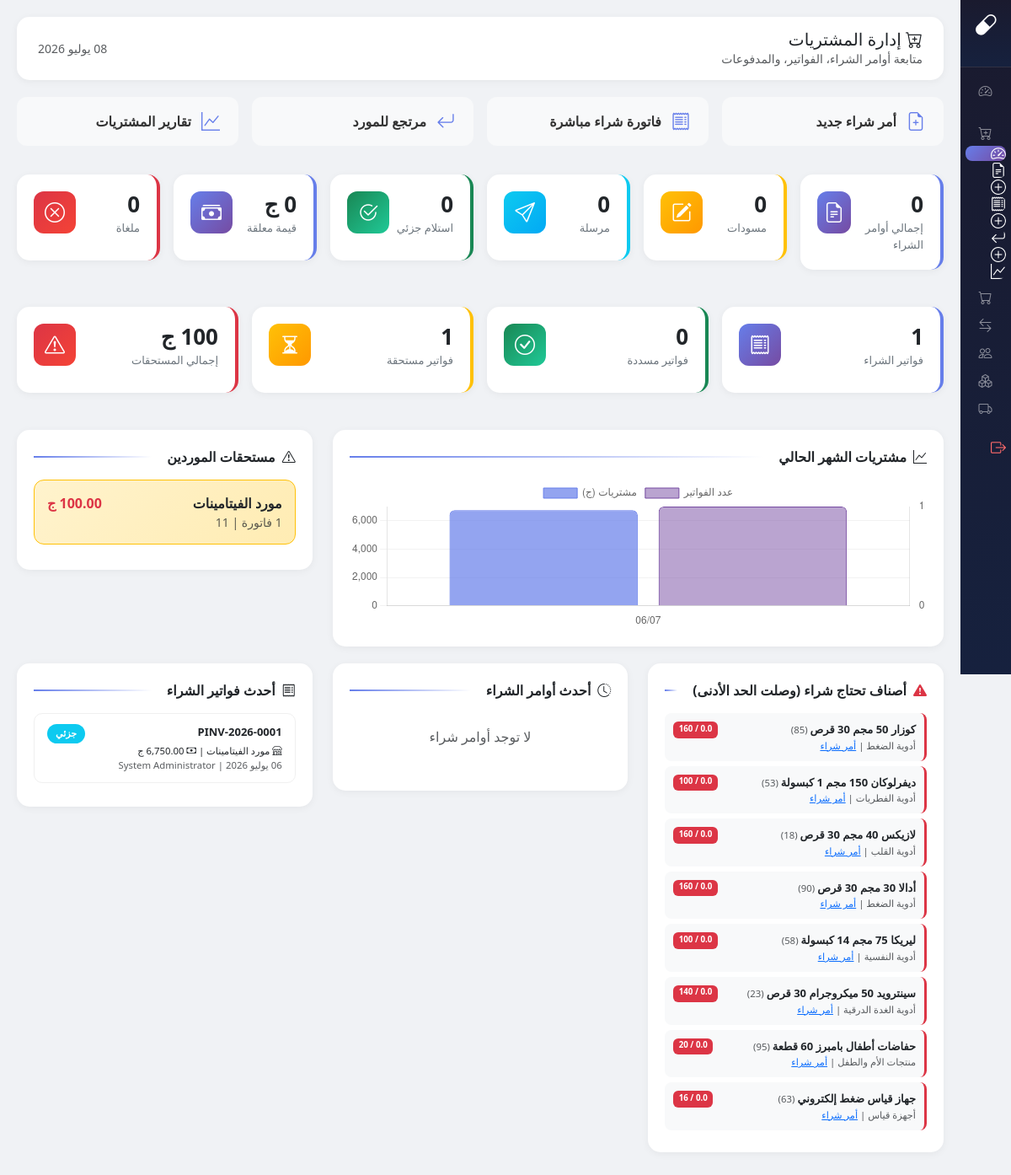
The page /modules/purchases/index.php (signed in) on the database as committed earlier.
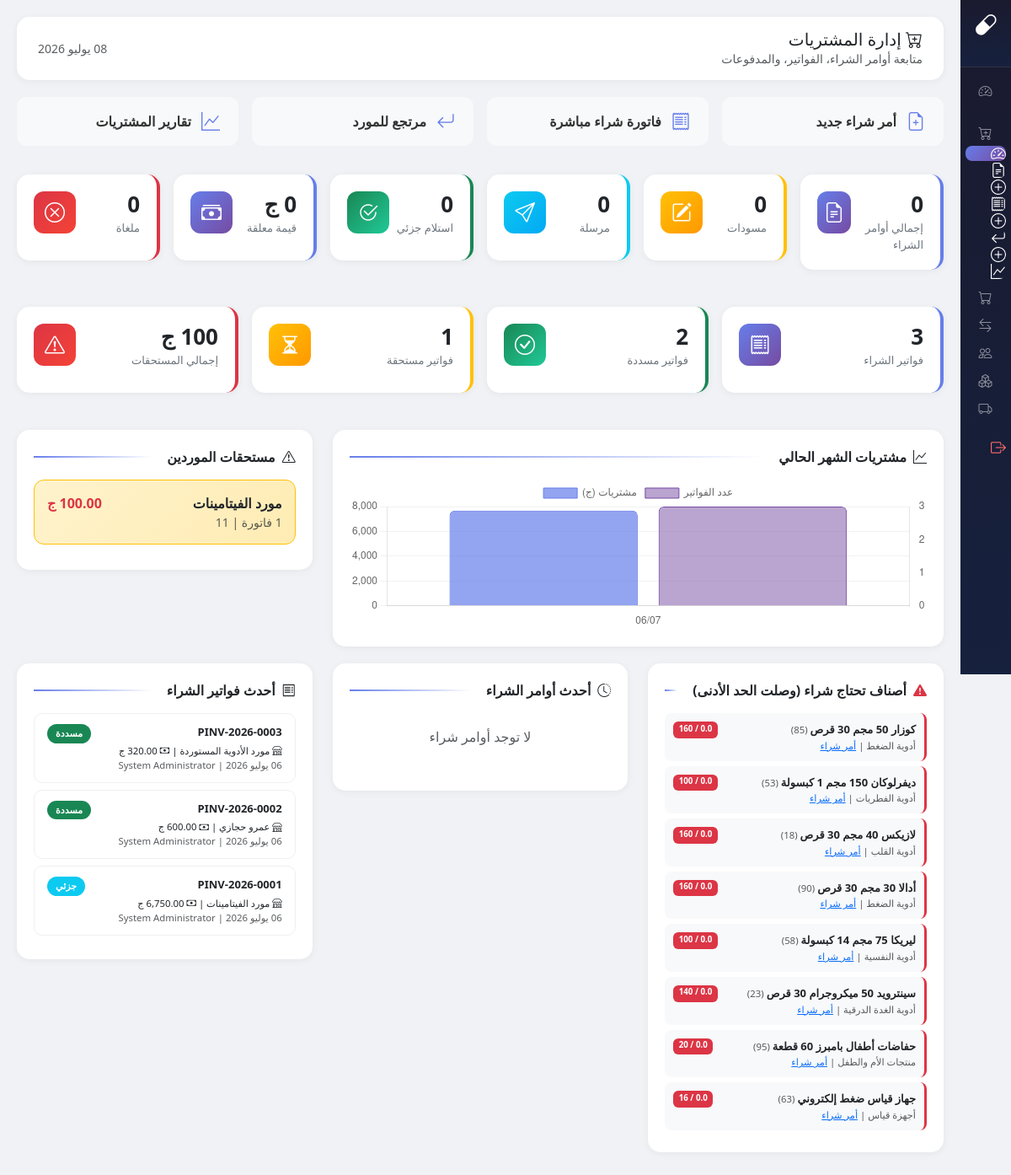
The same page on the database as committed later.
### tables this page shows
CREATE TABLE `suppliers` (
  `id` int(11) NOT NULL,
  `supplier_code` varchar(20) NOT NULL COMMENT 'كود المورد التسلسلي',
  `supplier_name` varchar(100) NOT NULL,
  `phone` varchar(20) DEFAULT NULL,
  `email` varchar(100) DEFAULT NULL,
  `address` text DEFAULT NULL,
  `is_active` tinyint(1) DEFAULT 1,
  `created_at` timestamp NOT NULL DEFAULT current_timestamp(),
  `delivery_time` varchar(50) DEFAULT 'نفس اليوم',
  `delivery_time_id` int(11) DEFAULT NULL,
  `notes` text DEFAULT NULL,
  `source` enum('estock','manual') DEFAULT 'estock',
  `estock_id` decimal(18,0) DEFAULT NULL,
  `manual_code` varchar(50) DEFAULT NULL,
  `supplier_name_en` varchar(100) DEFAULT NULL,
  `supplier_type` varchar(20) DEFAULT 'company',
  `payment_type` varchar(20) DEFAULT 'cash',
  `credit_limit` decimal(12,2) DEFAULT 0.00,
  `grace_period` int(11) DEFAULT 0,
  `return_policy` text DEFAULT NULL,
  `instapay_number` varchar(50) DEFAULT NULL,
  `wallet_number` varchar(50) DEFAULT NULL,
  `deleted_at` datetime DEFAULT NULL,
  `created_by` int(11) DEFAULT NULL,
  `updated_at` timestamp NOT NULL DEFAULT current_timestamp() ON UPDATE current_timestamp()
);

CREATE TABLE `products` (
  `id` int(11) NOT NULL,
  `product_code` varchar(50) NOT NULL,
  `product_name` varchar(200) NOT NULL,
  `product_name_en` varchar(200) DEFAULT NULL,
  `scientific_name` varchar(200) DEFAULT NULL,
  `product_type_id` int(11) DEFAULT 1,
  `is_service` tinyint(1) DEFAULT 0,
  `hide_in_receipt` tinyint(1) DEFAULT 0,
  `is_shortage` tinyint(1) DEFAULT 0,
  `max_stock` float DEFAULT 0,
  `min_stock` float DEFAULT 0,
  `reorder_point` float DEFAULT 0,
  `category` varchar(100) DEFAULT NULL,
  `manufacturer` varchar(100) DEFAULT NULL,
  `category_id` int(11) DEFAULT NULL,
  `company_id` int(11) DEFAULT NULL,
  `sell_price` decimal(10,2) DEFAULT 0.00,
  `unit2_sell_price` decimal(10,2) DEFAULT 0.00,
  `unit3_sell_price` decimal(10,2) DEFAULT 0.00,
  `has_expire` tinyint(1) DEFAULT 0,
  `is_drug` tinyint(1) DEFAULT 0,
  `can_be_negative` tinyint(1) DEFAULT 0,
  `is_made` tinyint(1) DEFAULT 0,
  `print_barcode` int(11) DEFAULT 0,
  `barcode_type` varchar(20) DEFAULT NULL,
  `group_id` int(11) DEFAULT NULL,
  `cost_price` decimal(10,2) DEFAULT 0.00,
  `is_imported` tinyint(4) DEFAULT 0,
  `notes` text DEFAULT NULL,
  `print_internal_barcode` tinyint(1) DEFAULT 0,
  `allow_discount` tinyint(1) DEFAULT 1,
  `max_discount` decimal(5,2) DEFAULT 0.00,
  `unit1_id` int(11) DEFAULT NULL,
  `unit2_id` int(11) DEFAULT NULL,
  `unit3_id` int(11) DEFAULT NULL,
  `unit1_to_unit2` decimal(18,0) DEFAULT NULL,
  `unit1_to_unit3` decimal(18,0) DEFAULT NULL,
  `default_sale_unit` int(11) DEFAULT 1,
  `is_active` tinyint(1) DEFAULT 1,
  `created_at` timestamp NOT NULL DEFAULT current_timestamp(),
  `updated_at` timestamp NOT NULL DEFAULT current_timestamp() ON UPDATE current_timestamp(),
  `source` enum('estock','manual') DEFAULT 'estock',
  `estock_id` decimal(18,0) DEFAULT NULL,
  `manual_code` varchar(50) DEFAULT NULL
);

CREATE TABLE `product_categories` (
  `id` int(11) NOT NULL,
  `category_name_ar` varchar(100) NOT NULL,
  `category_name_en` varchar(100) DEFAULT NULL,
  `is_active` tinyint(4) DEFAULT 1,
  `created_at` timestamp NOT NULL DEFAULT current_timestamp()
);

CREATE TABLE `purchase_invoices` (
  `id` int(11) NOT NULL,
  `invoice_number` varchar(20) NOT NULL,
  `po_id` int(11) DEFAULT NULL,
  `supplier_id` int(11) NOT NULL,
  `branch_id` int(11) DEFAULT NULL,
  `store_id` int(11) DEFAULT NULL,
  `invoice_date` date NOT NULL DEFAULT curdate(),
  `due_date` date DEFAULT NULL,
  `status` enum('open','partial','paid','cancelled') NOT NULL DEFAULT 'open',
  `subtotal` decimal(12,2) NOT NULL DEFAULT 0.00,
  `discount_type` enum('percentage','fixed') DEFAULT NULL,
  `discount_value` decimal(12,2) DEFAULT 0.00,
  `vat_percent` decimal(5,2) DEFAULT 0.00,
  `vat_amount` decimal(12,2) DEFAULT 0.00,
  `shipping_cost` decimal(12,2) DEFAULT 0.00,
  `grand_total` decimal(12,2) NOT NULL DEFAULT 0.00,
  `paid_amount` decimal(12,2) DEFAULT 0.00,
  `extra_discount_pct` decimal(5,2) DEFAULT 0.00,
  `extra_discount_val` decimal(12,2) DEFAULT 0.00,
  `payment_method` varchar(30) DEFAULT 'credit',
  `remaining_amount` decimal(12,2) GENERATED ALWAYS AS (`grand_total` - `paid_amount`) STORED,
  `supplier_invoice_no` varchar(50) DEFAULT NULL,
  `notes` text DEFAULT NULL,
  `created_by` int(11) NOT NULL,
  `created_at` datetime DEFAULT current_timestamp(),
  `updated_at` datetime DEFAULT current_timestamp() ON UPDATE current_timestamp()
);

CREATE TABLE `users` (
  `id` int(11) NOT NULL,
  `username` varchar(50) NOT NULL,
  `password` varchar(255) NOT NULL,
  `full_name` varchar(100) NOT NULL,
  `role` enum('admin','pharmacist','purchaser','cashier') DEFAULT 'pharmacist',
  `branch_code` varchar(20) DEFAULT NULL,
  `phone` varchar(20) DEFAULT NULL,
  `is_active` tinyint(1) DEFAULT 1,
  `last_login` datetime DEFAULT NULL,
  `created_at` timestamp NOT NULL DEFAULT current_timestamp(),
  `updated_at` timestamp NOT NULL DEFAULT current_timestamp() ON UPDATE current_timestamp()
);

### modules/purchases/index.php (the view, shortened to what the changed rows need)
<?php
$db = getDB();
$today = date('Y-m-d');
$monthStart = date('Y-m-01');
$invStats = $db->query("
    SELECT
        COUNT(*) as total,
        SUM(CASE WHEN status='open' THEN 1 ELSE 0 END) as open,
        SUM(CASE WHEN status='partial' THEN 1 ELSE 0 END) as partial,
        SUM(CASE WHEN status='paid' THEN 1 ELSE 0 END) as paid,
        COALESCE(SUM(CASE WHEN status IN ('open','partial') THEN remaining_amount ELSE 0 END), 0) as total_dues,
        COALESCE(SUM(CASE WHEN invoice_date='$today' THEN grand_total ELSE 0 END), 0) as today_total
    FROM purchase_invoices
")->fetch();
$monthData = $db->query("
    SELECT DATE(invoice_date) as d, SUM(grand_total) as total, COUNT(*) as cnt
    FROM purchase_invoices
    WHERE invoice_date >= '$monthStart' AND status != 'cancelled'
    GROUP BY DATE(invoice_date) ORDER BY d
")->fetchAll();
$recentInvs = $db->query("
    SELECT pi.*, s.supplier_name, s.supplier_code, u.full_name as creator
    FROM purchase_invoices pi
    JOIN suppliers s ON pi.supplier_id = s.id
    JOIN users u ON pi.created_by = u.id
    ORDER BY pi.created_at DESC LIMIT 8
")->fetchAll();
$supplierDues = $db->query("
    SELECT s.id, s.supplier_name, s.supplier_code, s.phone,
           COUNT(pi.id) as inv_count,
           COALESCE(SUM(pi.remaining_amount), 0) as total_due
    FROM suppliers s
    JOIN purchase_invoices pi ON s.id = pi.supplier_id
    WHERE pi.status IN ('open','partial')
    GROUP BY s.id
    HAVING total_due > 0
    ORDER BY total_due DESC LIMIT 6
")->fetchAll();
$lowStock = $db->query("
    SELECT p.id, p.product_name, p.product_code, p.manual_code, p.min_stock, p.reorder_point,
           COALESCE(ii.quantity, 0) as current_qty,
           c.category_name_ar as category
    FROM products p
    LEFT JOIN inventory_items ii ON p.id = ii.product_id
    LEFT JOIN product_categories c ON p.category_id = c.id
    WHERE p.is_active = 1
      AND (ii.quantity <= p.reorder_point OR ii.quantity IS NULL)
      AND p.reorder_point > 0
    ORDER BY (ii.quantity / p.reorder_point) ASC
    LIMIT 8
")->fetchAll();
$inv_colors = ['open'=>'warning','partial'=>'info','paid'=>'success','cancelled'=>'danger'];
$inv_labels = ['open'=>'مفتوحة','partial'=>'جزئي','paid'=>'مسددة','cancelled'=>'ملغية'];
?>
<!DOCTYPE html>
<html lang="ar" dir="rtl">
<head>
    <link href="https://cdn.jsdelivr.net/npm/bootstrap@5.3.2/dist/css/bootstrap.rtl.min.css" rel="stylesheet">
    <link href="https://cdn.jsdelivr.net/npm/bootstrap-icons@1.11.1/font/bootstrap-icons.css" rel="stylesheet">
</head>
<body>
<div class="main-content">
    <div class="row g-3 mb-4">
        <div class="col-md-3"><div class="card1 primary"><div class="d-flex justify-content-between"><div><h3><?= intval($invStats['total'] ?? 0) ?></h3><p>فواتير الشراء</p></div><div class="icon-box"><i class="bi bi-receipt"></i></div></div></div></div>
        <div class="col-md-3"><div class="card1 success"><div class="d-flex justify-content-between"><div><h3><?= intval($invStats['paid'] ?? 0) ?></h3><p>فواتير مسددة</p></div><div class="icon-box"><i class="bi bi-check-circle"></i></div></div></div></div>
    </div>
    <div class="row">
        <div class="col-lg-8">
            <div class="sec-card">
                <div class="sec-title"><i class="bi bi-graph-up"></i> مشتريات الشهر الحالي</div>
                <canvas id="purchaseChart" height="100"></canvas>
            </div>
        </div>
        <div class="col-lg-4">
            <div class="sec-card">
                <?php foreach($supplierDues as $sd){ ?>
                <div class="due-card">
                    <div class="d-flex justify-content-between">
                        <strong><?= $sd['supplier_name'] ?></strong>
                        <span class="text-danger fw-bold"><?= number_format(floatval($sd['total_due'] ?? 0), 2) ?> ج</span>
                    </div>
                    <small class="text-muted"><?= $sd['inv_count'] ?> فاتورة | <?= $sd['supplier_code'] ?></small>
                </div>
                <?php } ?>
            </div>
        </div>
    </div>
    <div class="row">
        <div class="col-lg-4">
            <div class="sec-card">
                <?php foreach($lowStock as $ls){ ?>
                <div class="lowstock-row">
                    <div class="d-flex justify-content-between">
                        <div><strong><?= $ls['product_name'] ?></strong><small class="text-muted"> (<?= $ls['product_code'] ?>)</small></div>
                        <span class="badge bg-danger"><?= number_format(floatval($ls['current_qty'] ?? 0), 1) ?> / <?= $ls['reorder_point'] ?></span>
                    </div>
                    <small class="text-muted"><?= $ls['category'] ?> | <a href="orders/create.php?product_id=<?= $ls['id'] ?>" class="text-primary">أمر شراء</a></small>
                </div>
                <?php } ?>
            </div>
        </div>
        <div class="col-lg-4">
            <div class="sec-card">
                <?php foreach($recentInvs as $inv){ ?>
                <div class="inv-row">
                    <div class="d-flex justify-content-between">
                        <strong><?= $inv['invoice_number'] ?></strong>
                        <span class="status-pill bg-<?= $inv_colors[$inv['status']] ?>"><?= $inv_labels[$inv['status']] ?></span>
                    </div>
                    <div><small><i class="bi bi-shop"></i> <?= $inv['supplier_name'] ?> | <i class="bi bi-cash"></i> <?= number_format(floatval($inv['grand_total'] ?? 0), 2) ?> ج</small></div>
                    <small class="text-muted"><?= arabicDate($inv['invoice_date']) ?> | <?= $inv['creator'] ?></small>
                </div>
                <?php } ?>
            </div>
        </div>
    </div>
</div>
<script>
const ctx=document.getElementById('purchaseChart').getContext('2d');
const data=<?= json_encode($monthData) ?>;
new Chart(ctx,{
    type:'bar',
    data:{labels:data.map(d=>d.d.substring(8)+'/'+d.d.substring(5,7)),datasets:[{
        label:'مشتريات (ج)',data:data.map(d=>d.total),backgroundColor:'rgba(102,126,234,0.7)',borderColor:'#667eea',borderWidth:1,borderRadius:6
    },{label:'عدد الفواتير',data:data.map(d=>d.cnt),backgroundColor:'rgba(118,75,162,0.5)',borderColor:'#764ba2',borderWidth:1,borderRadius:6,yAxisID:'y1'}]},
    options:{responsive:true,maintainAspectRatio:false,plugins:{legend:{position:'top'}},scales:{y:{beginAtZero:true,grid:{color:'rgba(0,0,0,0.05)'}},y1:{position:'right',beginAtZero:true,grid:{display:false},ticks:{stepSize:1}},x:{grid:{display:false}}}}
});
</script>
</body>
</html>

Rows that differ between the two databases and show on the page:
added purchase_invoices: invoice_number "PINV-2026-0003", status "مسددة", supplier.supplier_name "مورد الأدوية المستوردة", grand_total "320.00", created_by.full_name "System Administrator"
added purchase_invoices: invoice_number "PINV-2026-0002", status "مسددة", supplier.supplier_name "عمرو حجازي", grand_total "600.00", created_by.full_name "System Administrator"
Other text that changed with them:
$invStats['total']: "1" → "3"
$invStats['paid']: "0" → "2"
chart data {{ json_encode($monthData) }}: [{"d":"2026-07-06","total":"6750.00","cnt":1}] → [{"d":"2026-07-06","total":"7670.00","cnt":3}]
